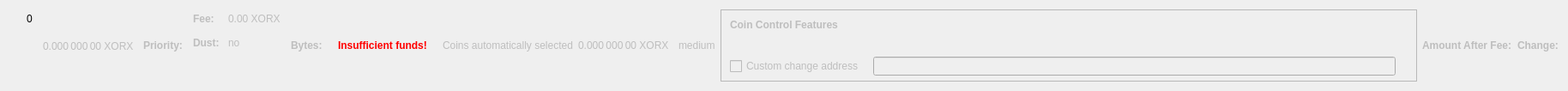
    <widget class="QWidget" name="dummyHideWidget" native="true">
     <property name="maximumSize">
      <size>
       <width>100</width>
       <height>22</height>
      </size>
     </property>
     <layout class="QHBoxLayout" name="dummyHideLayout">
      <item>
       <layout class="QFormLayout" name="formLayoutCoinControl1">
        <property name="horizontalSpacing">
         <number>10</number>
        </property>
        <property name="verticalSpacing">
         <number>14</number>
        </property>
        <property name="leftMargin">
         <number>10</number>
        </property>
        <property name="topMargin">
         <number>4</number>
        </property>
        <property name="rightMargin">
         <number>6</number>
        </property>
        <item row="0" column="1">
         <widget class="QLabel" name="labelCoinControlBytes">
          <property name="cursor">
           <cursorShape>IBeamCursor</cursorShape>
          </property>
          <property name="contextMenuPolicy">
           <enum>Qt::ActionsContextMenu</enum>
          </property>
          <property name="text">
           <string notr="true">0</string>
          </property>
          <property name="textInteractionFlags">
           <set>Qt::LinksAccessibleByMouse|Qt::TextSelectableByKeyboard|Qt::TextSelectableByMouse</set>
          </property>
         </widget>
        </item>
       </layout>
      </item>
      <item>
       <widget class="QLabel" name="labelCoinControlAfterFee">
        <property name="enabled">
         <bool>false</bool>
        </property>
        <property name="sizePolicy">
         <sizepolicy hsizetype="Fixed" vsizetype="Fixed">
          <horstretch>0</horstretch>
          <verstretch>0</verstretch>
         </sizepolicy>
        </property>
        <property name="minimumSize">
         <size>
          <width>111</width>
          <height>12</height>
         </size>
        </property>
        <property name="maximumSize">
         <size>
          <width>111</width>
          <height>12</height>
         </size>
        </property>
        <property name="cursor">
         <cursorShape>IBeamCursor</cursorShape>
        </property>
        <property name="contextMenuPolicy">
         <enum>Qt::ActionsContextMenu</enum>
        </property>
        <property name="text">
         <string notr="true">0.000 000 00 XORX</string>
        </property>
        <property name="textInteractionFlags">
         <set>Qt::LinksAccessibleByMouse|Qt::TextSelectableByKeyboard|Qt::TextSelectableByMouse</set>
        </property>
       </widget>
      </item>
      <item>
       <widget class="QLabel" name="labelCoinControlPriorityText">
        <property name="enabled">
         <bool>false</bool>
        </property>
        <property name="font">
         <font>
          <weight>75</weight>
          <bold>true</bold>
         </font>
        </property>
        <property name="text">
         <string>Priority:</string>
        </property>
       </widget>
      </item>
      <item>
       <layout class="QHBoxLayout" name="horizontalLayout"/>
      </item>
      <item>
       <layout class="QFormLayout" name="formLayoutCoinControl3">
        <property name="horizontalSpacing">
         <number>10</number>
        </property>
        <property name="verticalSpacing">
         <number>14</number>
        </property>
        <property name="leftMargin">
         <number>6</number>
        </property>
        <property name="topMargin">
         <number>4</number>
        </property>
        <property name="rightMargin">
         <number>6</number>
        </property>
        <item row="0" column="0">
         <widget class="QLabel" name="labelCoinControlFeeText">
          <property name="enabled">
           <bool>false</bool>
          </property>
          <property name="font">
           <font>
            <weight>75</weight>
            <bold>true</bold>
           </font>
          </property>
          <property name="text">
           <string>Fee:</string>
          </property>
          <property name="margin">
           <number>0</number>
          </property>
         </widget>
        </item>
        <item row="0" column="1">
         <widget class="QLabel" name="labelCoinControlFee">
          <property name="enabled">
           <bool>false</bool>
          </property>
          <property name="cursor">
           <cursorShape>IBeamCursor</cursorShape>
          </property>
          <property name="contextMenuPolicy">
           <enum>Qt::ActionsContextMenu</enum>
          </property>
          <property name="text">
           <string notr="true">0.00 XORX</string>
          </property>
          <property name="textInteractionFlags">
           <set>Qt::LinksAccessibleByMouse|Qt::TextSelectableByKeyboard|Qt::TextSelectableByMouse</set>
          </property>
         </widget>
        </item>
        <item row="1" column="0">
         <widget class="QLabel" name="labelCoinControlLowOutputText">
          <property name="enabled">
           <bool>false</bool>
          </property>
          <property name="font">
           <font>
            <weight>75</weight>
            <bold>true</bold>
           </font>
          </property>
          <property name="text">
           <string>Dust:</string>
          </property>
         </widget>
        </item>
        <item row="1" column="1">
         <widget class="QLabel" name="labelCoinControlLowOutput">
          <property name="enabled">
           <bool>false</bool>
          </property>
          <property name="cursor">
           <cursorShape>IBeamCursor</cursorShape>
          </property>
          <property name="contextMenuPolicy">
           <enum>Qt::ActionsContextMenu</enum>
          </property>
          <property name="text">
           <string>no</string>
          </property>
          <property name="textInteractionFlags">
           <set>Qt::LinksAccessibleByMouse|Qt::TextSelectableByKeyboard|Qt::TextSelectableByMouse</set>
          </property>
         </widget>
        </item>
       </layout>
      </item>
      <item>
       <widget class="QLabel" name="labelCoinControlBytesText">
        <property name="enabled">
         <bool>false</bool>
        </property>
        <property name="font">
         <font>
          <weight>75</weight>
          <bold>true</bold>
         </font>
        </property>
        <property name="text">
         <string>Bytes:</string>
        </property>
       </widget>
      </item>
      <item>
       <layout class="QFormLayout" name="formLayoutCoinControl2">
        <property name="horizontalSpacing">
         <number>10</number>
        </property>
        <property name="verticalSpacing">
         <number>14</number>
        </property>
        <property name="leftMargin">
         <number>6</number>
        </property>
        <property name="topMargin">
         <number>4</number>
        </property>
        <property name="rightMargin">
         <number>6</number>
        </property>
       </layout>
      </item>
      <item>
       <layout class="QHBoxLayout" name="horizontalLayoutCoinControl2">
        <property name="spacing">
         <number>8</number>
        </property>
        <property name="bottomMargin">
         <number>10</number>
        </property>
       </layout>
      </item>
      <item>
       <widget class="QLabel" name="labelCoinControlInsuffFunds">
        <property name="enabled">
         <bool>false</bool>
        </property>
        <property name="minimumSize">
         <size>
          <width>0</width>
          <height>0</height>
         </size>
        </property>
        <property name="font">
         <font>
          <weight>75</weight>
          <bold>true</bold>
         </font>
        </property>
        <property name="styleSheet">
         <string notr="true">color:red;font-weight:bold;</string>
        </property>
        <property name="text">
         <string>Insufficient funds!</string>
        </property>
        <property name="margin">
         <number>5</number>
        </property>
       </widget>
      </item>
      <item>
       <layout class="QFormLayout" name="formLayoutCoinControl4">
        <property name="horizontalSpacing">
         <number>10</number>
        </property>
        <property name="verticalSpacing">
         <number>14</number>
        </property>
        <property name="leftMargin">
         <number>6</number>
        </property>
        <property name="topMargin">
         <number>4</number>
        </property>
        <property name="rightMargin">
         <number>6</number>
        </property>
       </layout>
      </item>
      <item>
       <widget class="QLabel" name="labelCoinControlAutomaticallySelected">
        <property name="enabled">
         <bool>false</bool>
        </property>
        <property name="sizePolicy">
         <sizepolicy hsizetype="Fixed" vsizetype="Fixed">
          <horstretch>0</horstretch>
          <verstretch>0</verstretch>
         </sizepolicy>
        </property>
        <property name="minimumSize">
         <size>
          <width>0</width>
          <height>0</height>
         </size>
        </property>
        <property name="maximumSize">
         <size>
          <width>240</width>
          <height>16777215</height>
         </size>
        </property>
        <property name="text">
         <string>Coins automatically selected</string>
        </property>
        <property name="margin">
         <number>5</number>
        </property>
       </widget>
      </item>
      <item>
       <widget class="QLabel" name="labelCoinControlChange">
        <property name="enabled">
         <bool>false</bool>
        </property>
        <property name="sizePolicy">
         <sizepolicy hsizetype="Fixed" vsizetype="Fixed">
          <horstretch>0</horstretch>
          <verstretch>0</verstretch>
         </sizepolicy>
        </property>
        <property name="minimumSize">
         <size>
          <width>111</width>
          <height>0</height>
         </size>
        </property>
        <property name="maximumSize">
         <size>
          <width>111</width>
          <height>16777215</height>
         </size>
        </property>
        <property name="cursor">
         <cursorShape>IBeamCursor</cursorShape>
        </property>
        <property name="contextMenuPolicy">
         <enum>Qt::ActionsContextMenu</enum>
        </property>
        <property name="text">
         <string notr="true">0.000 000 00 XORX</string>
        </property>
        <property name="textInteractionFlags">
         <set>Qt::LinksAccessibleByMouse|Qt::TextSelectableByKeyboard|Qt::TextSelectableByMouse</set>
        </property>
       </widget>
      </item>
      <item>
       <widget class="QLabel" name="labelCoinControlPriority">
        <property name="enabled">
         <bool>false</bool>
        </property>
        <property name="cursor">
         <cursorShape>IBeamCursor</cursorShape>
        </property>
        <property name="contextMenuPolicy">
         <enum>Qt::ActionsContextMenu</enum>
        </property>
        <property name="text">
         <string>medium</string>
        </property>
        <property name="textInteractionFlags">
         <set>Qt::LinksAccessibleByMouse|Qt::TextSelectableByKeyboard|Qt::TextSelectableByMouse</set>
        </property>
       </widget>
      </item>
      <item>
       <widget class="QFrame" name="frameCoinControl">
        <property name="sizePolicy">
         <sizepolicy hsizetype="Expanding" vsizetype="Expanding">
          <horstretch>0</horstretch>
          <verstretch>0</verstretch>
         </sizepolicy>
        </property>
        <property name="maximumSize">
         <size>
          <width>16777215</width>
          <height>16777215</height>
         </size>
        </property>
        <property name="frameShape">
         <enum>QFrame::StyledPanel</enum>
        </property>
        <property name="frameShadow">
         <enum>QFrame::Sunken</enum>
        </property>
        <layout class="QVBoxLayout" name="verticalLayoutCoinControl2_2">
         <property name="spacing">
          <number>0</number>
         </property>
         <property name="leftMargin">
          <number>0</number>
         </property>
         <property name="topMargin">
          <number>0</number>
         </property>
         <property name="rightMargin">
          <number>0</number>
         </property>
         <property name="bottomMargin">
          <number>6</number>
         </property>
         <item>
          <layout class="QVBoxLayout" name="verticalLayoutCoinControl" stretch="0,0,0,1">
           <property name="spacing">
            <number>0</number>
           </property>
           <property name="leftMargin">
            <number>10</number>
           </property>
           <property name="topMargin">
            <number>10</number>
           </property>
           <item>
            <layout class="QHBoxLayout" name="horizontalLayoutCoinControl1">
             <property name="bottomMargin">
              <number>15</number>
             </property>
             <item>
              <widget class="QLabel" name="labelCoinControlFeatures">
               <property name="enabled">
                <bool>false</bool>
               </property>
               <property name="sizePolicy">
                <sizepolicy hsizetype="Preferred" vsizetype="Maximum">
                 <horstretch>0</horstretch>
                 <verstretch>0</verstretch>
                </sizepolicy>
               </property>
               <property name="font">
                <font>
                 <weight>75</weight>
                 <bold>true</bold>
                </font>
               </property>
               <property name="styleSheet">
                <string notr="true">font-weight:bold;</string>
               </property>
               <property name="text">
                <string>Coin Control Features</string>
               </property>
              </widget>
             </item>
            </layout>
           </item>
           <item>
            <widget class="QWidget" name="widgetCoinControl" native="true">
             <property name="sizePolicy">
              <sizepolicy hsizetype="Preferred" vsizetype="Preferred">
               <horstretch>0</horstretch>
               <verstretch>0</verstretch>
              </sizepolicy>
             </property>
             <property name="minimumSize">
              <size>
               <width>0</width>
               <height>0</height>
              </size>
             </property>
             <property name="styleSheet">
              <string notr="true"/>
             </property>
             <layout class="QHBoxLayout" name="horizontalLayoutCoinControl5_2">
              <property name="leftMargin">
               <number>0</number>
              </property>
              <property name="topMargin">
               <number>0</number>
              </property>
              <property name="rightMargin">
               <number>0</number>
              </property>
              <property name="bottomMargin">
               <number>0</number>
              </property>
              <item>
               <layout class="QHBoxLayout" name="horizontalLayoutCoinControl3">
                <property name="spacing">
                 <number>20</number>
                </property>
                <property name="topMargin">
                 <number>0</number>
                </property>
                <property name="bottomMargin">
                 <number>10</number>
                </property>
               </layout>
              </item>
             </layout>
            </widget>
           </item>
           <item>
            <layout class="QHBoxLayout" name="horizontalLayoutCoinControl4" stretch="0,0,0">
             <property name="spacing">
              <number>12</number>
             </property>
             <property name="sizeConstraint">
              <enum>QLayout::SetDefaultConstraint</enum>
             </property>
             <property name="topMargin">
              <number>5</number>
             </property>
             <property name="rightMargin">
              <number>5</number>
             </property>
             <item>
              <widget class="QCheckBox" name="checkBoxCoinControlChange">
               <property name="enabled">
                <bool>false</bool>
               </property>
               <property name="toolTip">
                <string>If this is activated, but the change address is empty or invalid, change will be sent to a newly generated address.</string>
               </property>
               <property name="text">
                <string>Custom change address</string>
               </property>
              </widget>
             </item>
             <item>
              <widget class="QValidatedLineEdit" name="lineEditCoinControlChange">
               <property name="enabled">
                <bool>false</bool>
               </property>
               <property name="sizePolicy">
                <sizepolicy hsizetype="Expanding" vsizetype="Fixed">
                 <horstretch>0</horstretch>
                 <verstretch>0</verstretch>
                </sizepolicy>
               </property>
              </widget>
             </item>
             <item>
              <widget class="QLabel" name="labelCoinControlChangeLabel_2">
               <property name="sizePolicy">
                <sizepolicy hsizetype="Preferred" vsizetype="Expanding">
                 <horstretch>0</horstretch>
                 <verstretch>0</verstretch>
                </sizepolicy>
               </property>
               <property name="minimumSize">
                <size>
                 <width>0</width>
                 <height>0</height>
                </size>
               </property>
               <property name="text">
                <string/>
               </property>
               <property name="margin">
                <number>3</number>
               </property>
              </widget>
             </item>
            </layout>
           </item>
           <item>
            <spacer name="verticalSpacerCoinControl">
             <property name="orientation">
              <enum>Qt::Vertical</enum>
             </property>
             <property name="sizeHint" stdset="0">
              <size>
               <width>800</width>
               <height>1</height>
              </size>
             </property>
            </spacer>
           </item>
          </layout>
         </item>
        </layout>
       </widget>
      </item>
      <item>
       <widget class="QLabel" name="labelCoinControlAfterFeeText">
        <property name="enabled">
         <bool>false</bool>
        </property>
        <property name="minimumSize">
         <size>
          <width>0</width>
          <height>0</height>
         </size>
        </property>
        <property name="maximumSize">
         <size>
          <width>16777215</width>
          <height>16777215</height>
         </size>
        </property>
        <property name="font">
         <font>
          <weight>75</weight>
          <bold>true</bold>
         </font>
        </property>
        <property name="text">
         <string>Amount After Fee:</string>
        </property>
        <property name="alignment">
         <set>Qt::AlignLeading|Qt::AlignLeft|Qt::AlignVCenter</set>
        </property>
        <property name="margin">
         <number>0</number>
        </property>
       </widget>
      </item>
      <item>
       <widget class="QLabel" name="labelCoinControlChangeText">
        <property name="enabled">
         <bool>false</bool>
        </property>
        <property name="sizePolicy">
         <sizepolicy hsizetype="Preferred" vsizetype="Preferred">
          <horstretch>0</horstretch>
          <verstretch>0</verstretch>
         </sizepolicy>
        </property>
        <property name="minimumSize">
         <size>
          <width>0</width>
          <height>0</height>
         </size>
        </property>
        <property name="maximumSize">
         <size>
          <width>16777215</width>
          <height>16777215</height>
         </size>
        </property>
        <property name="font">
         <font>
          <weight>75</weight>
          <bold>true</bold>
         </font>
        </property>
        <property name="text">
         <string>Change:</string>
        </property>
        <property name="alignment">
         <set>Qt::AlignLeading|Qt::AlignLeft|Qt::AlignVCenter</set>
        </property>
       </widget>
      </item>
     </layout>
    </widget>
